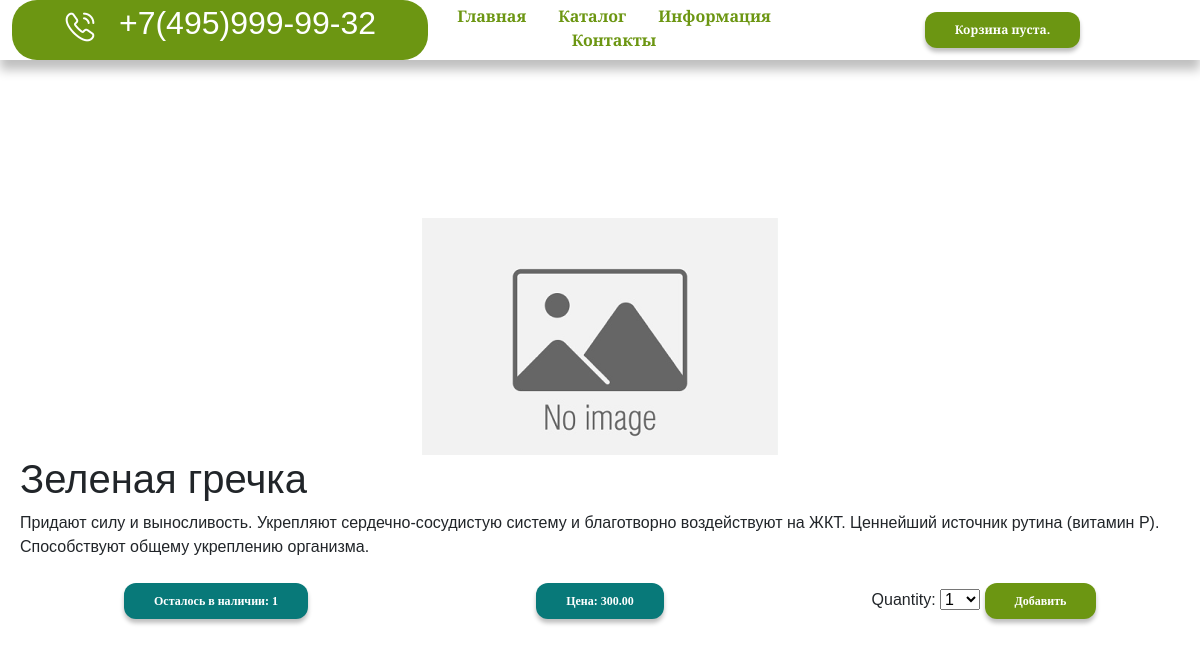
/id=6/zelenaya-grechka, run on the app's committed database.
### shop/models.py (models this page shows, shortened)
class Product(models.Model):
    category = models.ForeignKey(Category, related_name='products', on_delete=models.CASCADE)
    name = models.CharField(max_length=200, db_index=True)
    slug = models.SlugField(max_length=200, db_index=True)
    image = models.ImageField(upload_to='products/%Y/%m/%d', blank=True)
    description = models.TextField(blank=True)
    price = models.DecimalField(max_length=0, decimal_places=2, max_digits=10)
    stock = models.PositiveIntegerField()
    available = models.BooleanField(default=True)
    created = models.DateTimeField(auto_now_add=True)
    update = models.DateTimeField(auto_now=True)
    class Meta:
        ordering = ('name', )
        verbose_name = 'Товар'
        verbose_name_plural = 'Товары'
        index_together = (('id', 'slug'), )

### shop/views.py (the view)
# urls.py: path('id=<id>/<slug>', views.product_detail, name='product_detail'),
def product_detail(request, id, slug):
    product = get_object_or_404(Product,
                                id=id,
                                slug=slug,
                                available=True)
    cart_product_form = CartAddProductForm()
    return render(request, 'shop/product/detail.html', {'product_info': product,
                                                        'cart_product_form': cart_product_form})

### cart/forms.py
class CartAddProductForm(forms.Form):
    quantity = forms.TypedChoiceField(choices=PRODUCT_QUANTITY_CHOICES, coerce=int)
    update = forms.BooleanField(required=False, initial=False, widget=forms.HiddenInput)

### cart/cart.py (called while the page is built)
    def __len__(self):
        return sum(item['quantity'] for item in self.cart.values())

### cart/context_processors.py (called while the page is built)
def cart(request):
    return {'cart': Cart(request)}

### shop/templates/shop/product/detail.html (shortened to what this page needs)
{% extends "shop/base.html" %}
{% load static %}
{% block content %}
    <div class="container-xxl product_detail_cart">
      <div class="product_detail_cart d-block p-2">
        <div class="text-center">
          <img class="product_detail_cart_image" src="{% if product_info.image %}{{ product_info.image.url }}{% else %}{% static "img/no_image.png" %}{% endif %}" alt="">
        </div>
        <h1 class="product_detail_cart_name">{{ product_info.name }}</h1>
        <p class="product_detail_cart_description">{{ product_info.description }}</p>
      </div>
      <div class="container-fluid d-flex justify-content-between  text-center">
        <div class="col">
          <p class="product_detail_cart_stock"><button class="price_button">Осталось в наличии: {{ product_info.stock }}</button></p>
        </div>
        <div class="col">
          <p class="product_detail_cart_price"><button class="price_button">Цена: {{ product_info.price }}</button></p>
        </div>
        <div class="col">
            <form  action="{% url "cart:cart_add" product_info.id %}" method="post">
                {{ cart_product_form }}
                <input class="add_product_button" type="submit" value="Добавить">
            </form>
        </div>
      </div>
    </div>
{% endblock %}

### shop/static/css/base.css (style rules this page uses)
* { font-family: "Alegreya Sans", sans-serif; }
.add_product_button { background-color: rgba(108, 150, 18, 1); color: white; padding: 10px 30px; border-radius: 12px; border-style: none; font-family: "Alegreya"; font-style: normal; font-weight: 700; font-size: 12px; line-height: 16px; box-shadow: 0px 4px 4px rgba(0, 0, 0, 0.25); }
.price_button { background-color: rgba(8, 121, 121, 1); color: white; padding: 10px 30px; border-radius: 12px; border-style: none; font-family: "Alegreya"; font-style: normal; font-weight: 700; font-size: 12px; line-height: 16px; box-shadow: 0px 4px 4px rgba(0, 0, 0, 0.25); }
.product_detail_cart { padding-top: 150px; }

### data on the page
Product: name "Зеленая гречка", description "Придают силу и выносливость. Укрепляют сердечно-сосудистую систему и благотворно воздействуют на ЖКТ. Ценнейший источник рутина (витамин Р). Способствуют общему укреплению организма.", stock "1", price "300.00"
